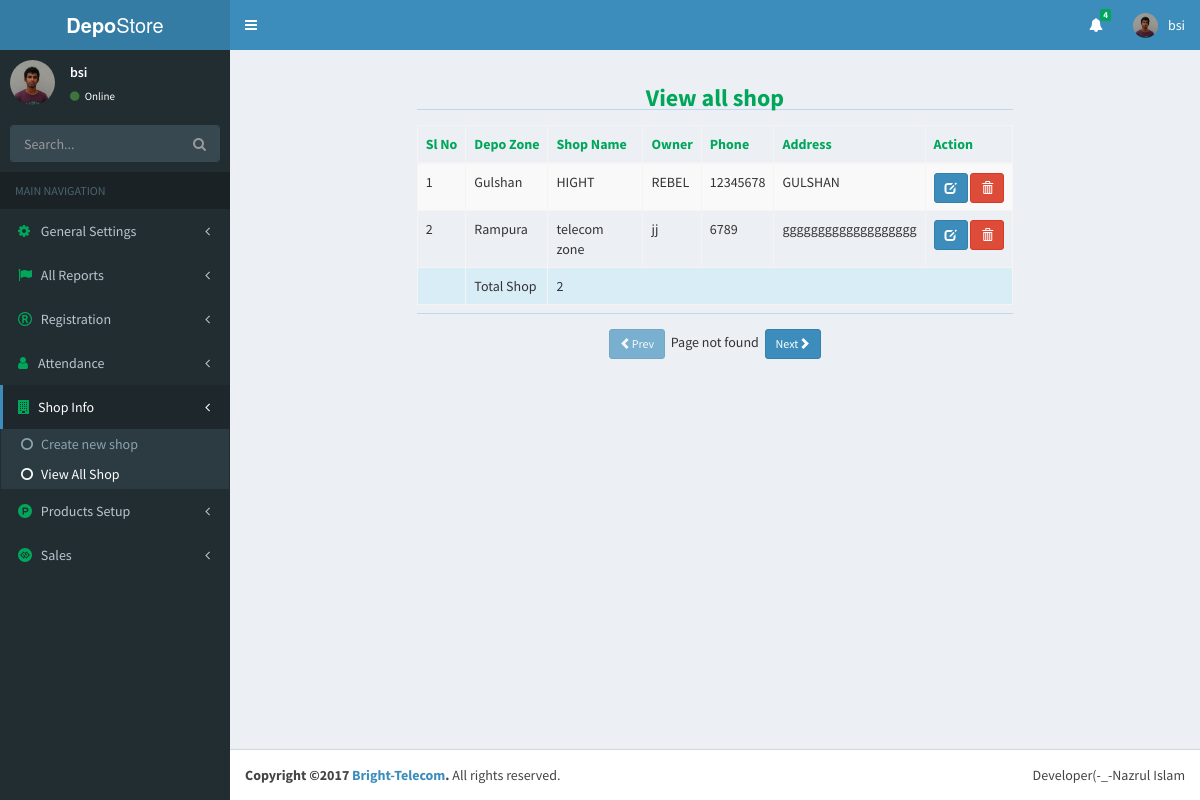
Screenshot of /index.php?page=viewAllShop&folder=shopInfo (signed in) with the database file from the repository.
### tables this page shows
CREATE TABLE `user` (
  `id` int(11) NOT NULL,
  `userName` varchar(30) NOT NULL,
  `password` varchar(42) NOT NULL,
  `userType` varchar(30) NOT NULL,
  `last_loging` datetime NOT NULL DEFAULT CURRENT_TIMESTAMP ON UPDATE CURRENT_TIMESTAMP,
  `status` varchar(8) NOT NULL
);

CREATE TABLE `shop_reg` (
  `id` int(11) NOT NULL,
  `depo_id` int(11) NOT NULL,
  `shop_name` varchar(80) NOT NULL,
  `shop_owner` varchar(35) NOT NULL,
  `phone` int(11) NOT NULL,
  `shop_address` varchar(200) NOT NULL
);

CREATE TABLE `depo_regi` (
  `id` int(11) NOT NULL,
  `user_id` int(11) NOT NULL,
  `depo_name` varchar(80) NOT NULL,
  `zone` varchar(50) NOT NULL,
  `address` varchar(200) NOT NULL,
  `phone` int(11) NOT NULL,
  `uploader` varchar(30) NOT NULL
);

### shopInfo/viewAllShop.php (the view, shortened to what this page needs)
<?php
	require('database.php');
  $userId=$obj->userLoginId();
  $selectDepo=$db->prepare('SELECT * FROM depo_regi WHERE user_id=?');
  $selectDepo->bindValue(1,$userId);
  $selectDepo->execute();
  $depoRow=$selectDepo->fetch(PDO::FETCH_ASSOC);
  $depoID=$depoRow['id'];
	$shopRecord=$db->prepare("SELECT * FROM shop_reg WHERE depo_id=?");
  $shopRecord->bindValue(1,$depoID);
	$shopRecord->execute();
	$rowCount=$shopRecord->rowCount();
	$per_page_row=10;
	$totalPage=ceil($rowCount/$per_page_row);
	$pageNumber=(isset($_GET['pgNumber'])?(int)$_GET['pgNumber']:(int)$_GET['pgNumber']=1);
	$startPage=(int)($pageNumber-1)*$per_page_row;
	$selectShop=$db->prepare("SELECT shop_reg.*,depo_regi.zone AS depoZone FROM shop_reg LEFT JOIN depo_regi ON shop_reg.depo_id=depo_regi.id ORDER BY id DESC LIMIT $startPage,$per_page_row");
	$selectShop->execute();
	$totalShop=$selectShop->rowCount();
	$inc='';
	$shopData='';
	while($shopRow=$selectShop->fetch(PDO::FETCH_OBJ)){
		$inc++;
		$shopData.="
			<tr>
				<td>$inc</td>
				<td>$shopRow->depoZone</td>
				<td>$shopRow->shop_name</td>
				<td>$shopRow->shop_owner</td>
				<td>$shopRow->phone</td>
        <td>$shopRow->shop_address</td>
				<td>
        <a href='index.php?page=shopEdit&folder=shopInfo&id=$shopRow->id' class='btn btn-primary btn-sm glyphicon glyphicon-edit'></a>
        <a href='index.php?page=viewAllShop&folder=shopInfo&id=$shopRow->id' class='btn btn-danger btn-sm glyphicon glyphicon-trash'></a>
        </td>
			</tr>
		";
	}
?>
<div class="container-fluid">
  <div class="row">
    <div class="col-sm-8 col-sm-offset-2">
      <h3 class="text-green text-center text-bold">View all shop</h3>
      <hr>
    </div>
  </div>
  <div class="row">
    <div class="col-sm-8 col-sm-offset-2" style="margin-top:10px">
      <table class="table table-hover table-bordered table-striped table-consendend">
        <thead class="text-green">
          <th>Sl No</th>
          <th>Depo Zone</th>
          <th>Shop Name</th>
          <th>Owner</th>
          <th>Phone</th>
          <th>Address</th>
          <th>Action</th>
        </thead>
        <tbody>
          <?php echo $shopData;?>
          <tr class="info">
          	<td></td>
          	<td>Total Shop</td>
          	<td colspan="5"><?php echo $totalShop;?></td>
          </tr>
        </tbody>
      </table><hr>
    </div>
    <div class="col-sm-10 col-sm-offset-1 text-center" style="margin-top:10px">
      <?php
        $prevPage=$pageNumber-1;
        $nextPage=$pageNumber+1;
        if($pageNumber<=1){
          echo"<a href='index.php?page=viewAllShop&folder=shopInfo&pgNumber={$prevPage}' class='btn btn-primary btn-sm disabled'><span class='glyphicon glyphicon-chevron-left'></span>Prev</a>&nbsp;&nbsp;";
        }else{
          echo"<a href='index.php?page=viewAllShop&folder=shopInfo&pgNumber={$prevPage}' class='btn btn-primary btn-sm'><span class='glyphicon glyphicon-chevron-left'></span>Prev</a>&nbsp;&nbsp;";
        }
        if($pageNumber>$totalPage){
          echo"Page not found";
        }
      if($totalPage==$pageNumber){
        echo"&nbsp;&nbsp;<a href='index.php?page=viewAllShop&folder=shopInfo&pgNumber={$nextPage}' class='btn btn-primary btn-sm disabled'>Next<span class='glyphicon glyphicon-chevron-right'></span></a>";
      }else{
        echo"&nbsp;&nbsp;<a href='index.php?page=viewAllShop&folder=shopInfo&pgNumber={$nextPage}' class='btn btn-primary btn-sm'>Next<span class='glyphicon glyphicon-chevron-right'></span></a>";
      }
      ?>
    </div>
  </div>
</div>

### include/header.php (shortened to what this page needs)
<?php
require('database.php');
$userId=$_SESSION['userId'];
$userNameSelect=$db->prepare("SELECT * FROM `user` WHERE id=?");
$userNameSelect->bindParam(1,$userId);
$userNameSelect->execute();
$userNameRow=$userNameSelect->fetch(PDO::FETCH_ASSOC);
?>
<!DOCTYPE html>
<html>
	<head>
	  <link rel="stylesheet" href="bootstrap/css/bootstrap.min.css">
	  <link rel="stylesheet" href="https://cdnjs.cloudflare.com/ajax/libs/font-awesome/4.5.0/css/font-awesome.min.css">
	  <link rel="stylesheet" href="../datepicker/css/datepicker.css">
	  <link rel="stylesheet" href="dist/css/AdminLTE.min.css">
	       <link href="http://ajax.googleapis.com/ajax/libs/jqueryui/1.8/themes/base/jquery-ui.css" rel="stylesheet" type="text/css"/>
	  <link rel="stylesheet" href="dist/css/skins/_all-skins.min.css">
	  <link rel="stylesheet" href="datepicker/css/datepicker.css">
	  <link rel="stylesheet" href="datepicker/css/jquery-ui.css">
	  <link rel="stylesheet" href="plugins/bootstrap-wysihtml5/bootstrap3-wysihtml5.min.css">
	</head>
	<body class="hold-transition skin-blue sidebar-mini">
		<div class="wrapper">
		  <header class="main-header">
		    <a href="index.php" class="logo">
		      <span class="logo-lg"><b>Depo</b>Store</span>
		    </a>
		    <nav class="navbar navbar-static-top">
		      <a href="#" class="sidebar-toggle" data-toggle="offcanvas" role="button">
		      </a>
		      <div class="navbar-custom-menu">
		        <ul class="nav navbar-nav">
		          <li class="dropdown messages-menu">
		            <a href="#" class="dropdown-toggle" data-toggle="dropdown">
		              <i class="fa fa-bell" aria-hidden="true"></i>
		              <span class="label label-success">4</span>
		            </a>
		          </li>
		          <li class="dropdown user user-menu">
		            <a href="#" class="dropdown-toggle" data-toggle="dropdown">
		              <img src="dist/img/user2-160x160.jpg" class="user-image" alt="User Image">
		              <span class="hidden-xs"><?php echo $userNameRow['userName'];?></span>
		            </a>
		          </li>
		        </ul>
		      </div>
		    </nav>
		  </header>

### include/sideBar.php (shortened to what this page needs)
<aside class="main-sidebar">
    <section class="sidebar">
      <div class="user-panel">
        <div class="pull-left image">
          <img src="dist/img/user2-160x160.jpg" class="img-circle" alt="User Image">
        </div>
        <div class="pull-left info">
          <p><?php echo $userNameRow['userName'];?></p>
          <a href="#"><i class="fa fa-circle text-success"></i> Online</a>
        </div>
      </div>
      <form action="#" method="get" class="sidebar-form">
        <div class="input-group">
          <input type="text" name="q" class="form-control" placeholder="Search...">
              <span class="input-group-btn">
                <button type="submit" name="search" id="search-btn" class="btn btn-flat"><i class="fa fa-search"></i>
                </button>
              </span>
        </div>
      </form>
      <ul class="sidebar-menu">
        <li class="header">MAIN NAVIGATION</li>
	        <li class="<?php echo(isset($_GET['folder']) && $_GET['folder']=='setup')?'active':null;?> treeview">
	          <a href="#">
	            <i class="fa fa-cog text-green"></i> <span>General Settings</span>
	            <span class="pull-right-container">
	              <i class="fa fa-angle-left pull-right"></i>
	            </span>
	          </a>
	        </li>
        <li class="<?php echo(isset($_GET['folder']) && $_GET['folder']=='report')?'active':null;?> treeview">
          <a href="#">
            <i class="fa fa-flag text-green"></i> <span>All Reports</span>
            <span class="pull-right-container">
              <i class="fa fa-angle-left pull-right"></i>
            </span>
          </a>
        </li>
        <li class="<?php echo(isset($_GET['folder']) && $_GET['folder']=='registration')?'active':null;?> treeview">
          <a href="#">
            <i class="fa fa-registered text-green"></i> <span>Registration</span>
            <span class="pull-right-container">
              <i class="fa fa-angle-left pull-right"></i>
            </span>
          </a>
        </li>
        <li class="<?php echo(isset($_GET['folder']) && $_GET['folder']=='attendance')?'active':null;?> treeview">
          <a href="#">
            <i class="fa fa fa-user text-green"></i><span>Attendance</span>
            <span class="pull-right-container">
              <i class="fa fa-angle-left pull-right"></i>
            </span>
          </a>
        </li>
        <li class="<?php echo(isset($_GET['folder']) && $_GET['folder']=='shopInfo')?'active':null;?> treeview">
          <a href="#">
            <i class="fa fa-building text-green"></i><span>Shop Info</span>
            <span class="pull-right-container">
              <i class="fa fa-angle-left pull-right"></i>
            </span>
          </a>
          <ul class="treeview-menu">
          <li class="<?php echo (isset($_GET['page']) && $_GET['page']=='shop_reg')? 'active':null;?>"><a href="index.php?page=shop_reg&folder=shopInfo"><i class="fa fa-circle-o"></i>Create new shop</a></li>
          <li class="<?php echo (isset($_GET['page']) && $_GET['page']=='viewAllShop')? 'active':null;?>"><a href="index.php?page=viewAllShop&folder=shopInfo"><i class="fa fa-circle-o"></i>View All Shop</a></li>
          </ul>
        </li>
	        <li class="<?php echo(isset($_GET['folder']) && $_GET['folder']=='products')?'active':null;?> treeview">
	          <a href="#">
	            <i class="fa fa-product-hunt text-green"></i> <span>Products Setup</span>
	            <span class="pull-right-container">
	              <i class="fa fa-angle-left pull-right"></i>
	            </span>
	          </a>
	        </li>
        <li class="<?php echo(isset($_GET['folder']) && $_GET['folder']=='sales')?'active':null;?> treeview">
          <a href="#">
            <i class="fa fa-gg-circle text-green"></i> <span>Sales</span>
            <span class="pull-right-container">
              <i class="fa fa-angle-left pull-right"></i>
            </span>
          </a>
        </li>
      </ul>
    </section>
  </aside>

### rows the page displays
user: userName "bsi"
shop_reg: depo.zone "Gulshan", shop_name "HIGHT", shop_owner "REBEL", phone "12345678", shop_address "GULSHAN"
shop_reg: depo.zone "Rampura", shop_name "telecom zone", shop_owner "jj", phone "6789", shop_address "ggggggggggggggggggg"

### other values shown
$totalShop "2"
